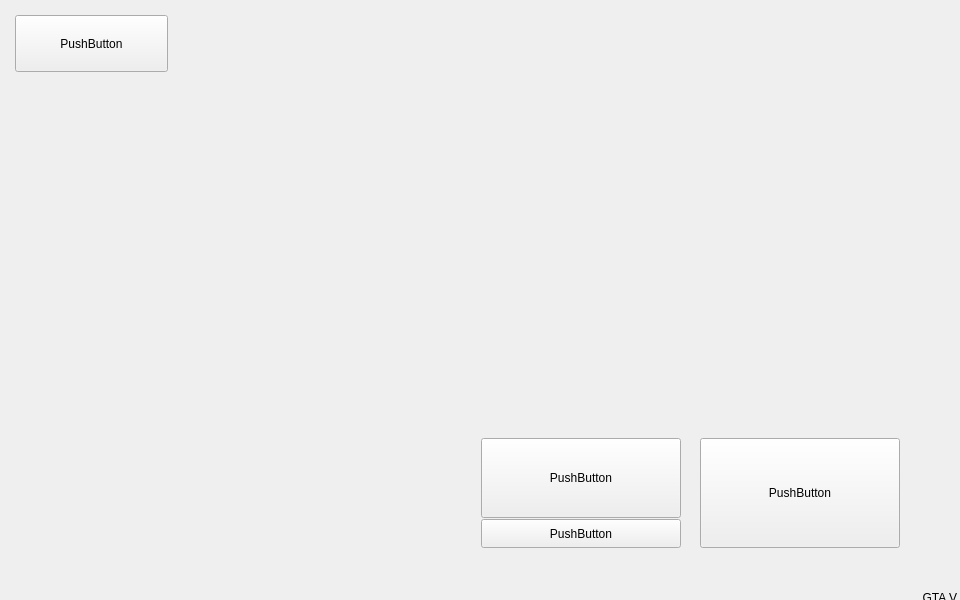
<?xml version="1.0" encoding="UTF-8"?>
<ui version="4.0">
 <class>MainWindow</class>
 <widget class="QWidget" name="MainWindow">
  <property name="geometry">
   <rect>
    <x>0</x>
    <y>0</y>
    <width>960</width>
    <height>600</height>
   </rect>
  </property>
  <property name="minimumSize">
   <size>
    <width>960</width>
    <height>600</height>
   </size>
  </property>
  <property name="maximumSize">
   <size>
    <width>960</width>
    <height>600</height>
   </size>
  </property>
  <property name="windowTitle">
   <string>Form</string>
  </property>
  <widget class="QPushButton" name="playOnline">
   <property name="geometry">
    <rect>
     <x>700</x>
     <y>438</y>
     <width>200</width>
     <height>110</height>
    </rect>
   </property>
   <property name="text">
    <string>PushButton</string>
   </property>
  </widget>
  <widget class="QPushButton" name="playMods">
   <property name="geometry">
    <rect>
     <x>481</x>
     <y>438</y>
     <width>200</width>
     <height>80</height>
    </rect>
   </property>
   <property name="text">
    <string>PushButton</string>
   </property>
  </widget>
  <widget class="QPushButton" name="chooseMods">
   <property name="geometry">
    <rect>
     <x>481</x>
     <y>519</y>
     <width>200</width>
     <height>29</height>
    </rect>
   </property>
   <property name="text">
    <string>PushButton</string>
   </property>
  </widget>
  <widget class="QLabel" name="byLabel">
   <property name="geometry">
    <rect>
     <x>10</x>
     <y>580</y>
     <width>471</width>
     <height>16</height>
    </rect>
   </property>
   <property name="text">
    <string/>
   </property>
  </widget>
  <widget class="QPushButton" name="openOptionsButton">
   <property name="geometry">
    <rect>
     <x>15</x>
     <y>15</y>
     <width>153</width>
     <height>57</height>
    </rect>
   </property>
   <property name="text">
    <string>PushButton</string>
   </property>
  </widget>
  <widget class="QLabel" name="gtaVersionLabel">
   <property name="geometry">
    <rect>
     <x>606</x>
     <y>585</y>
     <width>351</width>
     <height>20</height>
    </rect>
   </property>
   <property name="text">
    <string>GTA V</string>
   </property>
   <property name="alignment">
    <set>Qt::AlignBottom|Qt::AlignRight|Qt::AlignTrailing</set>
   </property>
  </widget>
 </widget>
 <resources/>
 <connections/>
</ui>
